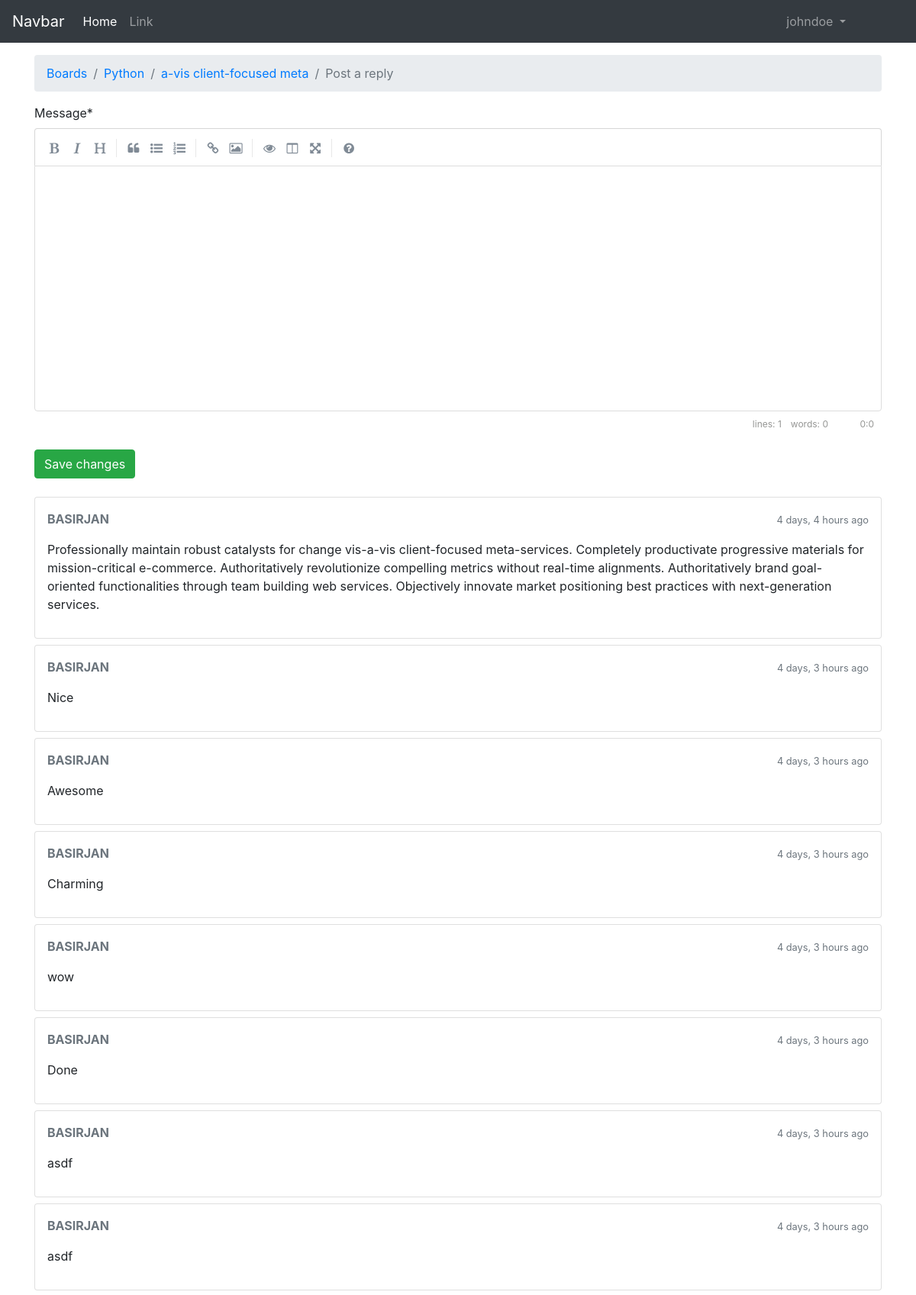
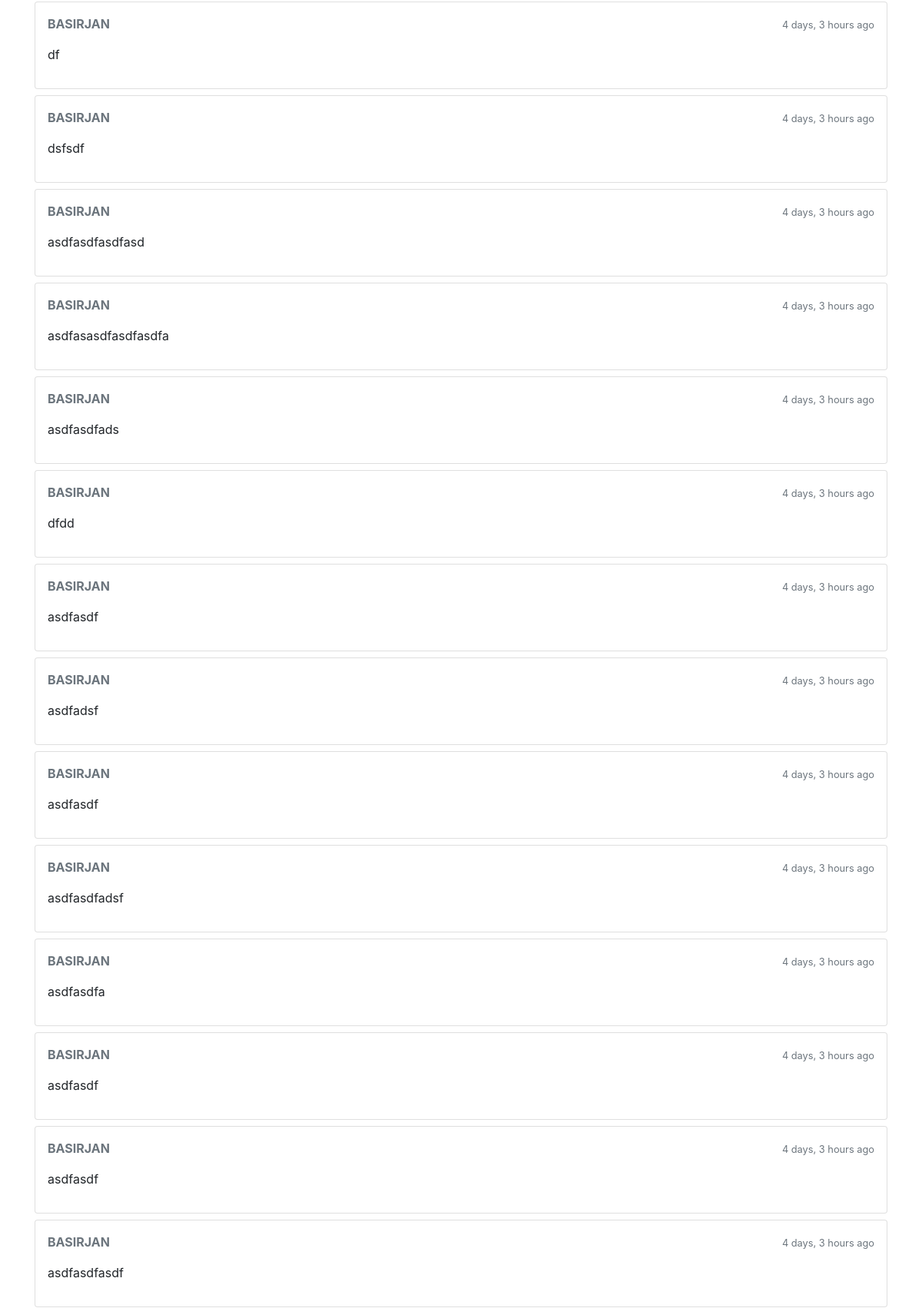
Screenshot of /board/1/topic/112/reply/ (signed in, upper part) with the database file from the repository (2 pictures, top to bottom).
### board/models.py (models this page shows, shortened)
class Topic(models.Model):
    subject = models.CharField(max_length=225)
    last_updated = models.DateTimeField(auto_now_add=True)
    board = models.ForeignKey(
        Board, on_delete=models.CASCADE, related_name='topics')
    starter = models.ForeignKey(
        User, related_name='topics', on_delete=models.CASCADE,)
    views = models.PositiveIntegerField(default=1)

class Board(models.Model):
    name = models.CharField(max_length=150, unique=True)
    description = models.CharField(max_length=150)

class Post(models.Model):
    message = models.TextField(max_length=4000)
    topic = models.ForeignKey(
        Topic, related_name='posts', on_delete=models.CASCADE)
    created_at = models.DateTimeField(auto_now_add=True)
    created_by = models.ForeignKey(
        User, related_name='posts', on_delete=models.CASCADE)
    updated_at = models.DateTimeField(null=True)
    updated_by = models.ForeignKey(
        User, related_name='+', null=True, on_delete=models.CASCADE)
    def get_message_as_markdown(self):
        return mark_safe(markdown(self.message, safe_mode='escape'))

### board/views.py (the view)
@login_required
def reply_topic(request, pk, topic_pk):
    topic = get_object_or_404(Topic, board__pk=pk, pk=topic_pk)
    if request.method == 'POST':
        form = ReplyForm(request.POST)
        if form.is_valid():
            post = form.save(commit=False)
            post.topic = topic
            post.created_by = request.user
            post.save()
            topic.last_updated = timezone.now()  # <- here
            topic.save()
            return redirect('board:view_topic', pk=pk, topic_pk=topic_pk)
    else:
        form = ReplyForm()
    return render(request, 'board/reply_topic.html', {'topic': topic, 'form': form})

### board/templates/board/reply_topic.html (shortened to what this page needs)
{% extends 'board/base.html' %}
{% load crispy_forms_tags %}
{% load static %}
{% load humanize %}
{% block stylesheet %}
<link rel="stylesheet" href="{% static 'css/simplemde.min.css' %}">
{% endblock stylesheet %}
{% block breadcrumb %}
<ol class="breadcrumb">
    <li class="breadcrumb-item"><a href="{% url 'board:home' %}">Boards</a></li>
    <li class="breadcrumb-item"><a href="{% url 'board:board_topics' topic.board.pk %}">{{ topic.board.name }}</a></li>
    <li class="breadcrumb-item"><a href="{% url 'board:view_topic' topic.board.pk topic.pk %}">{{ topic.subject }}</a>
    </li>
    <li class="breadcrumb-item active">Post a reply</li>
</ol>
{% endblock %}
{% block content %}
<form method="post" class="mb-4" novalidate>
    {{ form|crispy }}
    <button type="submit" class="btn btn-success">Save changes</button>
</form>
{% for post in topic.posts.all %}
<div class="card mb-2">
    <div class="card-body p-3">
        <div class="row mb-3">
            <div class="col-6">
                <strong class="text-muted">{{ post.created_by.username|upper }}</strong>
            </div>
            <div class="col-6 text-right">
                <small class="text-muted">{{ post.created_at|naturaltime }}</small>
            </div>
        </div>
        {{ post.get_message_as_markdown }}
    </div>
</div>
{% endfor %}
{% endblock %}

### board/templates/board/base.html (shortened to what this page needs)
{% load static %}
<!DOCTYPE html>
<html lang="en">
<head>
    <link rel="stylesheet" href="{% static 'css/bootstrap.min.css' %}">
    <link rel="stylesheet" href="{% static 'css/mystyle.css' %}">
    {% block stylesheet %}
    {% endblock stylesheet %}
</head>
<body>
    <nav class="navbar navbar-expand-lg navbar-dark bg-dark">
        <a class="navbar-brand" href="{% url 'board:home' %}">Navbar</a>
        <div class="collapse navbar-collapse" id="navbarSupportedContent">
            <ul class="navbar-nav mr-auto">
                <li class="nav-item active">
                    <a class="nav-link" href="{% url 'board:home' %}">Home <span class="sr-only">(current)</span></a>
                </li>
                <li class="nav-item">
                    <a class="nav-link" href="#">Link</a>
                </li>
                {% if user.is_authenticated %}
                <li class="nav-item dropdown" style="position:absolute;right:7%">
                    <a class="nav-link dropdown-toggle" href="{% url 'logout' %}" id="navbarDropdown"
                        class="btn btn-secondary" role="button" data-toggle="dropdown" aria-haspopup="true"
                        aria-expanded="false">
                        {{ user.username }}
                    </a>
                </li>
                {% else %}
                <form class="form-inline ml-auto" style="position:absolute;right:7%">
                    <a href="{% url 'signin' %}" class="btn btn-outline-secondary">Log in</a>
                    <a href="{% url 'signup' %}" class="btn btn-primary ml-2">Sign up</a>
                </form>
                {% endif %}
            </ul>
        </div>
    </nav>
    <div class="container mt-3">
        {% block breadcrumb %}{% endblock breadcrumb %}
        {% block content %}{% endblock content %}
    </div>
</body>
</html>

### rows the page displays
Topic: board.name "Python", subject "a-vis client-focused meta"
Post: created_by.username "BASIRJAN", created_at "4 days, 4 hours ago", get_message_as_markdown "Professionally maintain robust catalysts for change vis-a-vis client-focused meta-services. Completely productivate progressive materials for mission-critical e-commerce. Authoritatively revolutionize compelling metrics without real-time alignments. Authoritatively brand goal-oriented functionalities through team building web services. Objectively innovate market positioning best practices with next-generation services."
Post: created_by.username "BASIRJAN", created_at "4 days, 3 hours ago", get_message_as_markdown "Nice"
Post: created_by.username "BASIRJAN", created_at "4 days, 3 hours ago", get_message_as_markdown "Awesome"
Post: created_by.username "BASIRJAN", created_at "4 days, 3 hours ago", get_message_as_markdown "Charming"
Post: created_by.username "BASIRJAN", created_at "4 days, 3 hours ago", get_message_as_markdown "wow"
Post: created_by.username "BASIRJAN", created_at "4 days, 3 hours ago", get_message_as_markdown "Done"
Post: created_by.username "BASIRJAN", created_at "4 days, 3 hours ago", get_message_as_markdown "asdf"
Post: created_by.username "BASIRJAN", created_at "4 days, 3 hours ago", get_message_as_markdown "asdf"
Post: created_by.username "BASIRJAN", created_at "4 days, 3 hours ago", get_message_as_markdown "df"
Post: created_by.username "BASIRJAN", created_at "4 days, 3 hours ago", get_message_as_markdown "dsfsdf"
Post: created_by.username "BASIRJAN", created_at "4 days, 3 hours ago", get_message_as_markdown "asdfasdfasdfasd"
Post: created_by.username "BASIRJAN", created_at "4 days, 3 hours ago", get_message_as_markdown "asdfasasdfasdfasdfa"
Post: created_by.username "BASIRJAN", created_at "4 days, 3 hours ago", get_message_as_markdown "asdfasdfads"
Post: created_by.username "BASIRJAN", created_at "4 days, 3 hours ago", get_message_as_markdown "dfdd"
Post: created_by.username "BASIRJAN", created_at "4 days, 3 hours ago", get_message_as_markdown "asdfasdf"
Post: created_by.username "BASIRJAN", created_at "4 days, 3 hours ago", get_message_as_markdown "asdfadsf"
Post: created_by.username "BASIRJAN", created_at "4 days, 3 hours ago", get_message_as_markdown "asdfasdf"
Post: created_by.username "BASIRJAN", created_at "4 days, 3 hours ago", get_message_as_markdown "asdfasdfadsf"
Post: created_by.username "BASIRJAN", created_at "4 days, 3 hours ago", get_message_as_markdown "asdfasdfa"
Post: created_by.username "BASIRJAN", created_at "4 days, 3 hours ago", get_message_as_markdown "asdfasdf"
Post: created_by.username "BASIRJAN", created_at "4 days, 3 hours ago", get_message_as_markdown "asdfasdf"
Post: created_by.username "BASIRJAN", created_at "4 days, 3 hours ago", get_message_as_markdown "asdfasdfasdf"

### other values shown
{{ user.username }} "johndoe"
